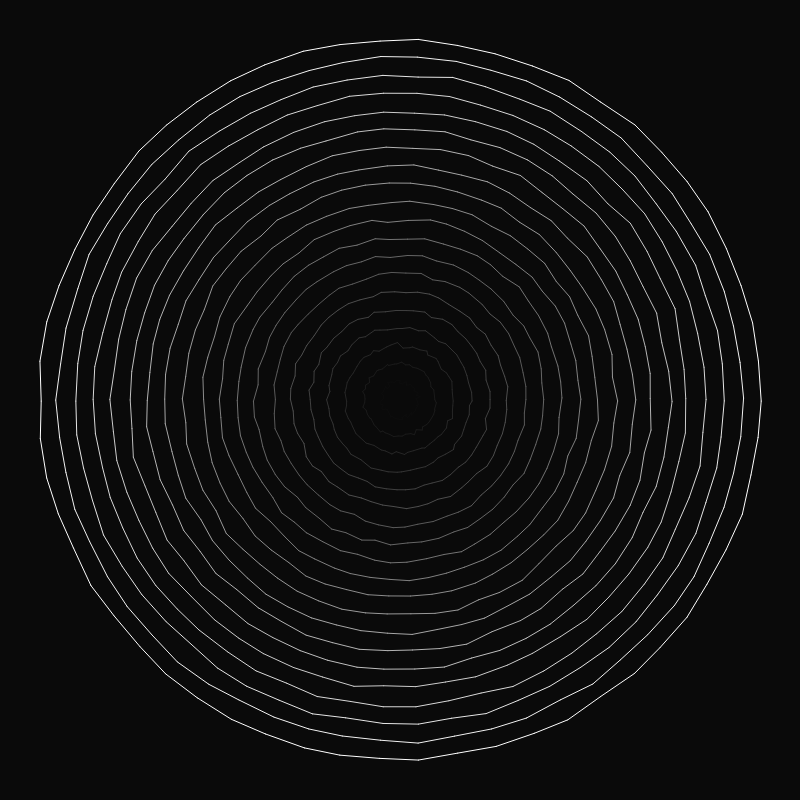
Frame 1 (no input)
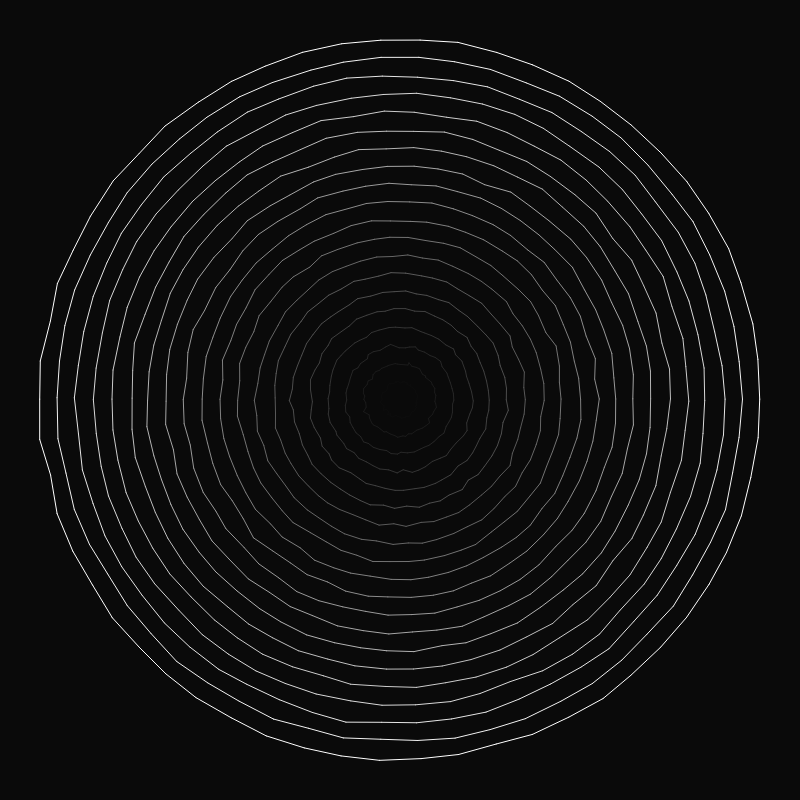
Frame 60 (no input)
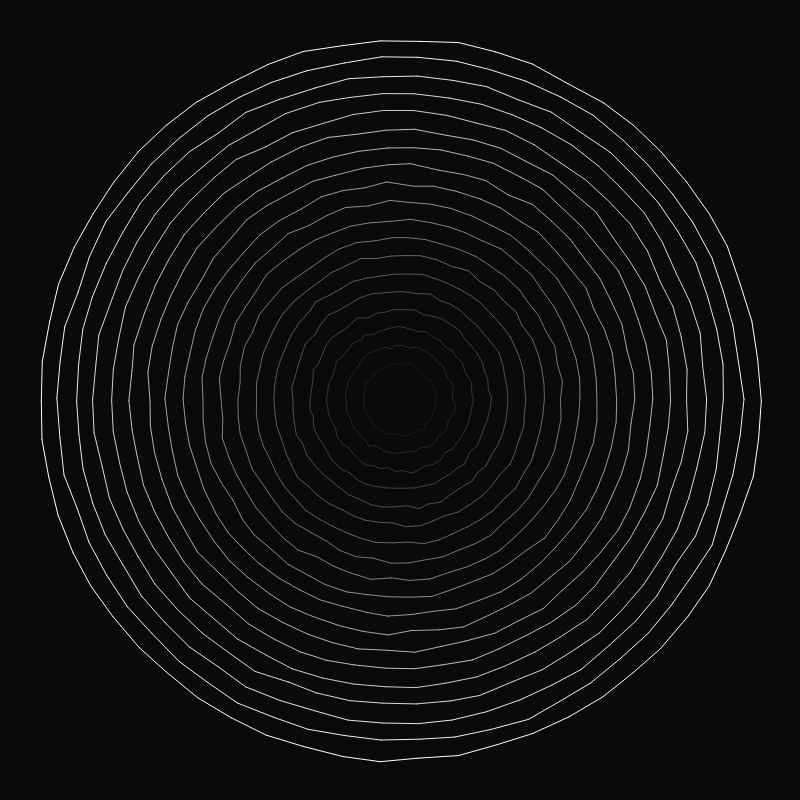
Frame 120 (the mouse pressed at the canvas centre since frame 60)

The p5.js sketch that drew these frames (run headless with seeded random() and noise() and a simulated clock; from frame 60 on, the mouse is pressed at the canvas centre):

// p5.js sketch
// ── sketch.js
var numOfPoints;
var numOfCircles;
var prevPos;
var timeX;
var timeY;

function setup (){
    createCanvas( 800,800 );
    numOfPoints = 60;
    numOfCircles = 20;
    prevPos = createVector(0,0);
    timeX = 0;
    timeY = 0;
}

function draw (){
    background(10);
    //stroke(255);
    //smooth();
    timeX += 0.08;
    timeY += 0.09;
    var r = width * 0.45;
    var noiseAmount = 0.2;
    for(var j = 0; j< numOfCircles; j++ ){
        r = (width * 0.45) * ((j+1)/numOfCircles);
        noiseAmount = r * r * r * 0.001;
        for(var i = 0; i < numOfPoints; i++ ) {
            var xPos = width/2 + Math.cos(i/(numOfPoints-2) * TWO_PI) * r;
            var yPos = height/2 + Math.sin(i/(numOfPoints-2) * TWO_PI) * r;

            var noiseValX = noise(timeX, xPos * noiseAmount, yPos * noiseAmount);
            var noiseValY = noise(timeY, yPos * noiseAmount, xPos * noiseAmount);

            noiseValX = map(noiseValX, 0, 1, -5, 5);
            noiseValY = map(noiseValY, 0, 1, -5, 5);

            xPos += noiseValX;
            yPos += noiseValY;
            stroke( 255 * (j+1)/numOfCircles);
            if (i >1){
                line(xPos, yPos, prevPos.x, prevPos.y);
            }
            
            prevPos = createVector(xPos, yPos);
        }
    }
}

function mouseMoved() {
    
}
